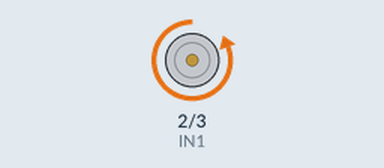
This sketch was run on a simulated Arduino Uno, built with avr-gcc and run on an emulated ATmega328P. Shown: motor-driver pin pairs drawn as motors (green arrow = first pin HIGH = forward, orange = second pin HIGH = backward, longer = more drive, scaled by the enable pin).

Above: at 2.5 s.
At 10.5 s:
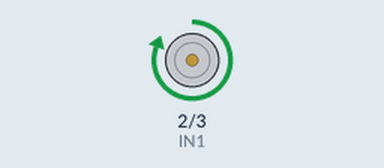
At 14.5 s:
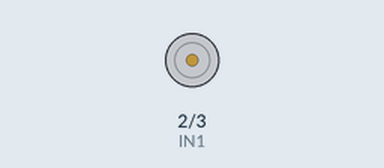
Timing chart, 0 to 20.8 s (numbered marks = the images above):
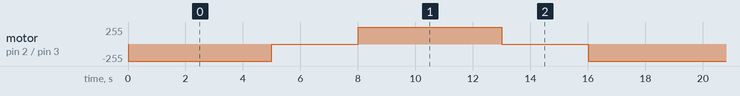

Measured:
- by itself, motor on pin 2 (IN1) / pin 3 (IN2): repeats every 16.0 s: stopped 3.0 s, forward 255/255 5.0 s, stopped 3.0 s, backward 255/255 5.0 s

The sketch:

PT_3_MOTOR_CORRIENTE_DIRECTA.ino
```cpp
// programa que utiliza el modulo controlador de motor L298N para controlar el control el giro de un motor de corriente continua con caja reductora y rueda.

  int IN1 = 2;   // IN3 dec L298N a pin digital 4
  int IN2 = 3;   // IN4 dec L298N a pin digital 6
  int ENA = 5;   // ENA2 dec L298N a pin digital 7


void setup() {
  pinMode(IN1, OUTPUT);// pin 4 como salida
  pinMode(IN2, OUTPUT);// pin 6 como salida
  pinMode(ENA, OUTPUT);// pin 7 como salida
}

// the loop function runs over and over again forever
void loop() {
  digitalWrite(ENA, HIGH);  //habilita motor B(giro en un sentido)
  digitalWrite(IN1, LOW); // IN1 a 0
  digitalWrite(IN2, HIGH);  //IN2 a 1
  delay(5000);

  digitalWrite(ENA,LOW); //ENA en 0 para deshabilitar motor
  delay(3000);

  digitalWrite(ENA, HIGH);  //habilita motor B(giro en un sentido)
  digitalWrite(IN1, HIGH); // IN1 a 0
  digitalWrite(IN2, LOW);  //IN2 a 1
  delay(5000);

  digitalWrite(ENA, LOW); //ENA en 0 para deshabilitar motor
  delay(3000);

}
```
